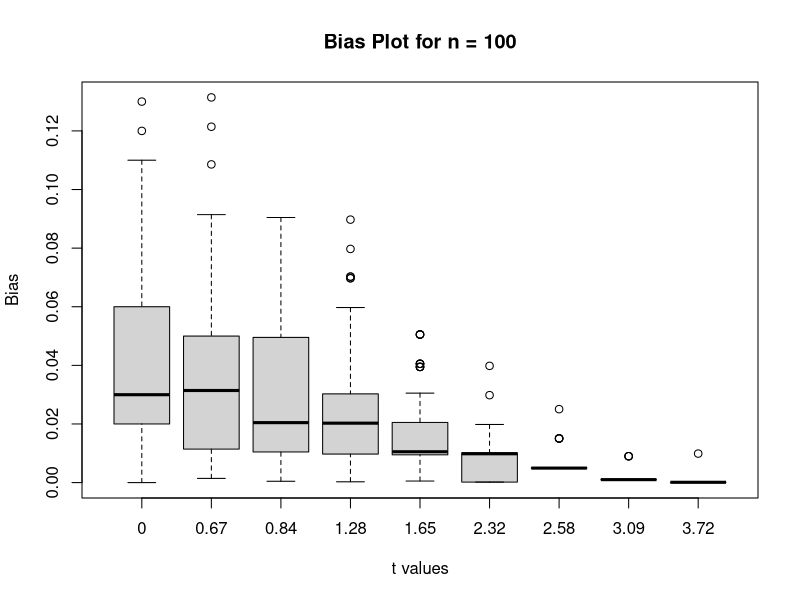
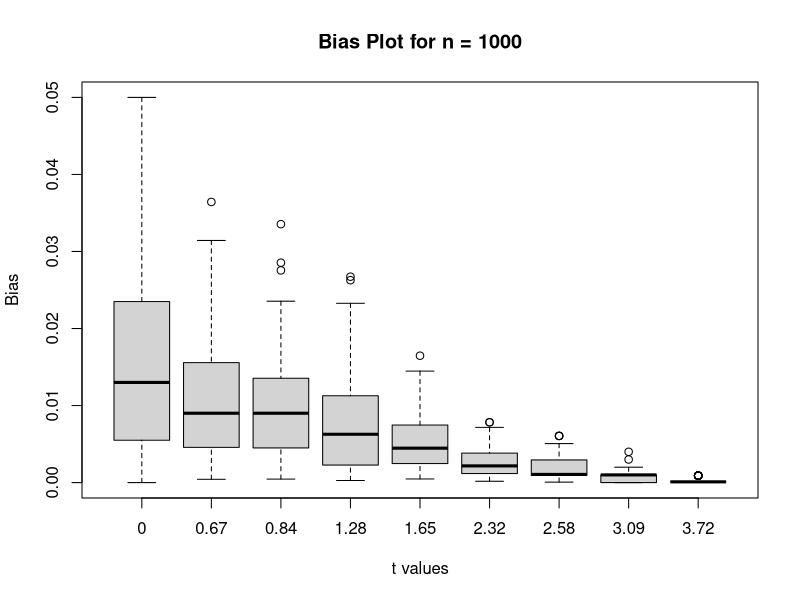
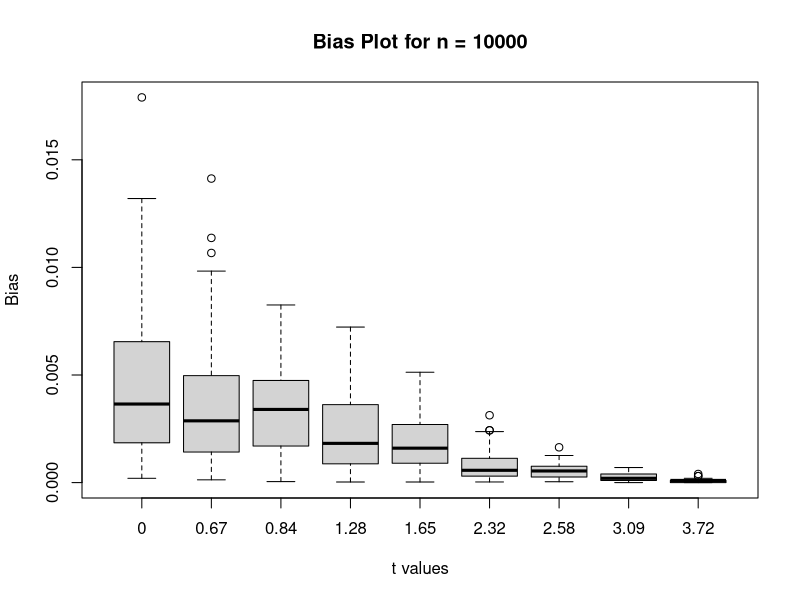

Write the R code that produced these figures, in order.
Bias <- function(simulation_no, t) {
    random_generated_values <- rnorm(simulation_no)
    random_values_lt_t <- random_generated_values[random_generated_values <= 
        t]
    number_satisfying <- length(random_values_lt_t)
    cdf_approx <- number_satisfying/simulation_no
    bias <- abs(cdf_approx - pnorm(t, 0, 1))
    return(bias)
}

data_gen <- function(t_values, simulation_values) {
    table_of_values <- data.frame()
    
    for (t in t_values) {
        for (simulation_no in simulation_values) {
            for (p in 1:100) {
                temp <- Bias(simulation_no, t)
                table_of_values <- rbind(table_of_values, c(t, simulation_no, 
                  p, temp))
            }
        }
    }
    colnames(table_of_values) <- c("t_value", "no_of_simulations", "replication_no", 
        "Bias")
    return(table_of_values)
}

proj_t_values <- c(0, 0.67, 0.84, 1.28, 1.65, 2.32, 2.58, 3.09, 3.72)
proj_simulation_value1 <- c(100)
proj_simulation_value2 <- c(1000)
proj_simulation_value3 <- c(10000)
# proj_simulation_values <- c(100,1000,10000)

table1 <- data_gen(proj_t_values, proj_simulation_value1)
boxplot(Bias ~ t_value, data = table1, ylab = "Bias", xlab = "t values", 
    main = "Bias Plot for n = 100")
table2 <- data_gen(proj_t_values, proj_simulation_value2)
boxplot(Bias ~ t_value, data = table2, ylab = "Bias", xlab = "t values", 
    main = "Bias Plot for n = 1000")
table3 <- data_gen(proj_t_values, proj_simulation_value3)
boxplot(Bias ~ t_value, data = table3, ylab = "Bias", xlab = "t values", 
    main = "Bias Plot for n = 10000")
